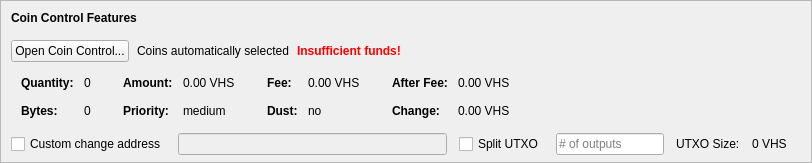
    <widget class="QFrame" name="frameCoinControl">
     <property name="sizePolicy">
      <sizepolicy hsizetype="Expanding" vsizetype="Expanding">
       <horstretch>0</horstretch>
       <verstretch>0</verstretch>
      </sizepolicy>
     </property>
     <property name="maximumSize">
      <size>
       <width>16777215</width>
       <height>16777215</height>
      </size>
     </property>
     <property name="frameShape">
      <enum>QFrame::StyledPanel</enum>
     </property>
     <property name="frameShadow">
      <enum>QFrame::Sunken</enum>
     </property>
     <layout class="QVBoxLayout" name="verticalLayoutCoinControl2">
      <property name="spacing">
       <number>0</number>
      </property>
      <property name="leftMargin">
       <number>0</number>
      </property>
      <property name="topMargin">
       <number>0</number>
      </property>
      <property name="rightMargin">
       <number>0</number>
      </property>
      <property name="bottomMargin">
       <number>6</number>
      </property>
      <item>
       <layout class="QVBoxLayout" name="verticalLayoutCoinControl" stretch="0,0,0,0,1">
        <property name="spacing">
         <number>0</number>
        </property>
        <property name="leftMargin">
         <number>10</number>
        </property>
        <property name="topMargin">
         <number>10</number>
        </property>
        <item>
         <layout class="QHBoxLayout" name="horizontalLayoutCoinControl1">
          <property name="bottomMargin">
           <number>15</number>
          </property>
          <item>
           <widget class="QLabel" name="labelCoinControlFeatures">
            <property name="sizePolicy">
             <sizepolicy hsizetype="Preferred" vsizetype="Maximum">
              <horstretch>0</horstretch>
              <verstretch>0</verstretch>
             </sizepolicy>
            </property>
            <property name="font">
             <font>
              <weight>75</weight>
              <bold>true</bold>
             </font>
            </property>
            <property name="styleSheet">
             <string notr="true">font-weight:bold;</string>
            </property>
            <property name="text">
             <string>Coin Control Features</string>
            </property>
           </widget>
          </item>
         </layout>
        </item>
        <item>
         <layout class="QHBoxLayout" name="horizontalLayoutCoinControl2" stretch="0,0,0,0">
          <property name="spacing">
           <number>8</number>
          </property>
          <property name="bottomMargin">
           <number>10</number>
          </property>
          <item>
           <widget class="QPushButton" name="pushButtonCoinControl">
            <property name="styleSheet">
             <string notr="true"/>
            </property>
            <property name="text">
             <string>Open Coin Control...</string>
            </property>
            <property name="autoDefault">
             <bool>false</bool>
            </property>
           </widget>
          </item>
          <item>
           <widget class="QLabel" name="labelCoinControlAutomaticallySelected">
            <property name="text">
             <string>Coins automatically selected</string>
            </property>
            <property name="margin">
             <number>5</number>
            </property>
           </widget>
          </item>
          <item>
           <widget class="QLabel" name="labelCoinControlInsuffFunds">
            <property name="font">
             <font>
              <weight>75</weight>
              <bold>true</bold>
             </font>
            </property>
            <property name="styleSheet">
             <string notr="true">color:red;font-weight:bold;</string>
            </property>
            <property name="text">
             <string>Insufficient funds!</string>
            </property>
            <property name="margin">
             <number>5</number>
            </property>
           </widget>
          </item>
          <item>
           <spacer name="horizontalSpacerCoinControl">
            <property name="orientation">
             <enum>Qt::Horizontal</enum>
            </property>
            <property name="sizeHint" stdset="0">
             <size>
              <width>40</width>
              <height>1</height>
             </size>
            </property>
           </spacer>
          </item>
         </layout>
        </item>
        <item>
         <widget class="QWidget" name="widgetCoinControl" native="true">
          <property name="sizePolicy">
           <sizepolicy hsizetype="Preferred" vsizetype="Preferred">
            <horstretch>0</horstretch>
            <verstretch>0</verstretch>
           </sizepolicy>
          </property>
          <property name="minimumSize">
           <size>
            <width>0</width>
            <height>0</height>
           </size>
          </property>
          <property name="styleSheet">
           <string notr="true"/>
          </property>
          <layout class="QHBoxLayout" name="horizontalLayoutCoinControl5">
           <property name="leftMargin">
            <number>0</number>
           </property>
           <property name="topMargin">
            <number>0</number>
           </property>
           <property name="rightMargin">
            <number>0</number>
           </property>
           <property name="bottomMargin">
            <number>0</number>
           </property>
           <item>
            <layout class="QHBoxLayout" name="horizontalLayoutCoinControl3" stretch="0,0,0,1">
             <property name="spacing">
              <number>20</number>
             </property>
             <property name="topMargin">
              <number>0</number>
             </property>
             <property name="bottomMargin">
              <number>10</number>
             </property>
             <item>
              <layout class="QFormLayout" name="formLayoutCoinControl1">
               <property name="horizontalSpacing">
                <number>10</number>
               </property>
               <property name="verticalSpacing">
                <number>14</number>
               </property>
               <property name="leftMargin">
                <number>10</number>
               </property>
               <property name="topMargin">
                <number>4</number>
               </property>
               <property name="rightMargin">
                <number>6</number>
               </property>
               <item row="0" column="0">
                <widget class="QLabel" name="labelCoinControlQuantityText">
                 <property name="font">
                  <font>
                   <weight>75</weight>
                   <bold>true</bold>
                  </font>
                 </property>
                 <property name="text">
                  <string>Quantity:</string>
                 </property>
                 <property name="margin">
                  <number>0</number>
                 </property>
                </widget>
               </item>
               <item row="0" column="1">
                <widget class="QLabel" name="labelCoinControlQuantity">
                 <property name="cursor">
                  <cursorShape>IBeamCursor</cursorShape>
                 </property>
                 <property name="contextMenuPolicy">
                  <enum>Qt::ActionsContextMenu</enum>
                 </property>
                 <property name="text">
                  <string notr="true">0</string>
                 </property>
                 <property name="margin">
                  <number>0</number>
                 </property>
                 <property name="textInteractionFlags">
                  <set>Qt::LinksAccessibleByMouse|Qt::TextSelectableByKeyboard|Qt::TextSelectableByMouse</set>
                 </property>
                </widget>
               </item>
               <item row="1" column="0">
                <widget class="QLabel" name="labelCoinControlBytesText">
                 <property name="font">
                  <font>
                   <weight>75</weight>
                   <bold>true</bold>
                  </font>
                 </property>
                 <property name="text">
                  <string>Bytes:</string>
                 </property>
                </widget>
               </item>
               <item row="1" column="1">
                <widget class="QLabel" name="labelCoinControlBytes">
                 <property name="cursor">
                  <cursorShape>IBeamCursor</cursorShape>
                 </property>
                 <property name="contextMenuPolicy">
                  <enum>Qt::ActionsContextMenu</enum>
                 </property>
                 <property name="text">
                  <string notr="true">0</string>
                 </property>
                 <property name="textInteractionFlags">
                  <set>Qt::LinksAccessibleByMouse|Qt::TextSelectableByKeyboard|Qt::TextSelectableByMouse</set>
                 </property>
                </widget>
               </item>
              </layout>
             </item>
             <item>
              <layout class="QFormLayout" name="formLayoutCoinControl2">
               <property name="horizontalSpacing">
                <number>10</number>
               </property>
               <property name="verticalSpacing">
                <number>14</number>
               </property>
               <property name="leftMargin">
                <number>6</number>
               </property>
               <property name="topMargin">
                <number>4</number>
               </property>
               <property name="rightMargin">
                <number>6</number>
               </property>
               <item row="0" column="0">
                <widget class="QLabel" name="labelCoinControlAmountText">
                 <property name="font">
                  <font>
                   <weight>75</weight>
                   <bold>true</bold>
                  </font>
                 </property>
                 <property name="text">
                  <string>Amount:</string>
                 </property>
                 <property name="margin">
                  <number>0</number>
                 </property>
                </widget>
               </item>
               <item row="0" column="1">
                <widget class="QLabel" name="labelCoinControlAmount">
                 <property name="cursor">
                  <cursorShape>IBeamCursor</cursorShape>
                 </property>
                 <property name="contextMenuPolicy">
                  <enum>Qt::ActionsContextMenu</enum>
                 </property>
                 <property name="text">
                  <string notr="true">0.00 VHS</string>
                 </property>
                 <property name="textInteractionFlags">
                  <set>Qt::LinksAccessibleByMouse|Qt::TextSelectableByKeyboard|Qt::TextSelectableByMouse</set>
                 </property>
                </widget>
               </item>
               <item row="1" column="0">
                <widget class="QLabel" name="labelCoinControlPriorityText">
                 <property name="font">
                  <font>
                   <weight>75</weight>
                   <bold>true</bold>
                  </font>
                 </property>
                 <property name="text">
                  <string>Priority:</string>
                 </property>
                </widget>
               </item>
               <item row="1" column="1">
                <widget class="QLabel" name="labelCoinControlPriority">
                 <property name="cursor">
                  <cursorShape>IBeamCursor</cursorShape>
                 </property>
                 <property name="contextMenuPolicy">
                  <enum>Qt::ActionsContextMenu</enum>
                 </property>
                 <property name="text">
                  <string>medium</string>
                 </property>
                 <property name="textInteractionFlags">
                  <set>Qt::LinksAccessibleByMouse|Qt::TextSelectableByKeyboard|Qt::TextSelectableByMouse</set>
                 </property>
                </widget>
               </item>
              </layout>
             </item>
             <item>
              <layout class="QFormLayout" name="formLayoutCoinControl3">
               <property name="horizontalSpacing">
                <number>10</number>
               </property>
               <property name="verticalSpacing">
                <number>14</number>
               </property>
               <property name="leftMargin">
                <number>6</number>
               </property>
               <property name="topMargin">
                <number>4</number>
               </property>
               <property name="rightMargin">
                <number>6</number>
               </property>
               <item row="0" column="0">
                <widget class="QLabel" name="labelCoinControlFeeText">
                 <property name="font">
                  <font>
                   <weight>75</weight>
                   <bold>true</bold>
                  </font>
                 </property>
                 <property name="text">
                  <string>Fee:</string>
                 </property>
                 <property name="margin">
                  <number>0</number>
                 </property>
                </widget>
               </item>
               <item row="0" column="1">
                <widget class="QLabel" name="labelCoinControlFee">
                 <property name="cursor">
                  <cursorShape>IBeamCursor</cursorShape>
                 </property>
                 <property name="contextMenuPolicy">
                  <enum>Qt::ActionsContextMenu</enum>
                 </property>
                 <property name="text">
                  <string notr="true">0.00 VHS</string>
                 </property>
                 <property name="textInteractionFlags">
                  <set>Qt::LinksAccessibleByMouse|Qt::TextSelectableByKeyboard|Qt::TextSelectableByMouse</set>
                 </property>
                </widget>
               </item>
               <item row="1" column="0">
                <widget class="QLabel" name="labelCoinControlLowOutputText">
                 <property name="font">
                  <font>
                   <weight>75</weight>
                   <bold>true</bold>
                  </font>
                 </property>
                 <property name="text">
                  <string>Dust:</string>
                 </property>
                </widget>
               </item>
               <item row="1" column="1">
                <widget class="QLabel" name="labelCoinControlLowOutput">
                 <property name="cursor">
                  <cursorShape>IBeamCursor</cursorShape>
                 </property>
                 <property name="contextMenuPolicy">
                  <enum>Qt::ActionsContextMenu</enum>
                 </property>
                 <property name="text">
                  <string>no</string>
                 </property>
                 <property name="textInteractionFlags">
                  <set>Qt::LinksAccessibleByMouse|Qt::TextSelectableByKeyboard|Qt::TextSelectableByMouse</set>
                 </property>
                </widget>
               </item>
              </layout>
             </item>
             <item>
              <layout class="QFormLayout" name="formLayoutCoinControl4">
               <property name="horizontalSpacing">
                <number>10</number>
               </property>
               <property name="verticalSpacing">
                <number>14</number>
               </property>
               <property name="leftMargin">
                <number>6</number>
               </property>
               <property name="topMargin">
                <number>4</number>
               </property>
               <property name="rightMargin">
                <number>6</number>
               </property>
               <item row="0" column="0">
                <widget class="QLabel" name="labelCoinControlAfterFeeText">
                 <property name="font">
                  <font>
                   <weight>75</weight>
                   <bold>true</bold>
                  </font>
                 </property>
                 <property name="text">
                  <string>After Fee:</string>
                 </property>
                 <property name="margin">
                  <number>0</number>
                 </property>
                </widget>
               </item>
               <item row="0" column="1">
                <widget class="QLabel" name="labelCoinControlAfterFee">
                 <property name="cursor">
                  <cursorShape>IBeamCursor</cursorShape>
                 </property>
                 <property name="contextMenuPolicy">
                  <enum>Qt::ActionsContextMenu</enum>
                 </property>
                 <property name="text">
                  <string notr="true">0.00 VHS</string>
                 </property>
                 <property name="textInteractionFlags">
                  <set>Qt::LinksAccessibleByMouse|Qt::TextSelectableByKeyboard|Qt::TextSelectableByMouse</set>
                 </property>
                </widget>
               </item>
               <item row="1" column="0">
                <widget class="QLabel" name="labelCoinControlChangeText">
                 <property name="font">
                  <font>
                   <weight>75</weight>
                   <bold>true</bold>
                  </font>
                 </property>
                 <property name="text">
                  <string>Change:</string>
                 </property>
                </widget>
               </item>
               <item row="1" column="1">
                <widget class="QLabel" name="labelCoinControlChange">
                 <property name="cursor">
                  <cursorShape>IBeamCursor</cursorShape>
                 </property>
                 <property name="contextMenuPolicy">
                  <enum>Qt::ActionsContextMenu</enum>
                 </property>
                 <property name="text">
                  <string notr="true">0.00 VHS</string>
                 </property>
                 <property name="textInteractionFlags">
                  <set>Qt::LinksAccessibleByMouse|Qt::TextSelectableByKeyboard|Qt::TextSelectableByMouse</set>
                 </property>
                </widget>
               </item>
              </layout>
             </item>
            </layout>
           </item>
          </layout>
         </widget>
        </item>
        <item>
         <layout class="QHBoxLayout" name="horizontalLayoutCoinControl4" stretch="0,0,0,0,0,0,0">
          <property name="spacing">
           <number>12</number>
          </property>
          <property name="sizeConstraint">
           <enum>QLayout::SetDefaultConstraint</enum>
          </property>
          <property name="topMargin">
           <number>5</number>
          </property>
          <property name="rightMargin">
           <number>5</number>
          </property>
          <item>
           <widget class="QCheckBox" name="checkBoxCoinControlChange">
            <property name="toolTip">
             <string>If this is activated, but the change address is empty or invalid, change will be sent to a newly generated address.</string>
            </property>
            <property name="text">
             <string>Custom change address</string>
            </property>
           </widget>
          </item>
          <item>
           <widget class="QValidatedLineEdit" name="lineEditCoinControlChange">
            <property name="enabled">
             <bool>false</bool>
            </property>
            <property name="sizePolicy">
             <sizepolicy hsizetype="Expanding" vsizetype="Fixed">
              <horstretch>0</horstretch>
              <verstretch>0</verstretch>
             </sizepolicy>
            </property>
           </widget>
          </item>
          <item>
           <widget class="QCheckBox" name="splitBlockCheckBox">
            <property name="text">
             <string>Split UTXO</string>
            </property>
           </widget>
          </item>
          <item>
           <widget class="QLineEdit" name="splitBlockLineEdit">
            <property name="sizePolicy">
             <sizepolicy hsizetype="Fixed" vsizetype="Fixed">
              <horstretch>50</horstretch>
              <verstretch>0</verstretch>
             </sizepolicy>
            </property>
            <property name="placeholderText">
             <string># of outputs</string>
            </property>
           </widget>
          </item>
          <item>
           <widget class="QLabel" name="labelBlockSizeText">
            <property name="text">
             <string>UTXO Size:</string>
            </property>
           </widget>
          </item>
          <item>
           <widget class="QLabel" name="labelBlockSize">
            <property name="text">
             <string>0 VHS</string>
            </property>
           </widget>
          </item>
          <item>
           <widget class="QLabel" name="labelCoinControlChangeLabel">
            <property name="sizePolicy">
             <sizepolicy hsizetype="Preferred" vsizetype="Expanding">
              <horstretch>0</horstretch>
              <verstretch>0</verstretch>
             </sizepolicy>
            </property>
            <property name="minimumSize">
             <size>
              <width>0</width>
              <height>0</height>
             </size>
            </property>
            <property name="text">
             <string/>
            </property>
            <property name="margin">
             <number>3</number>
            </property>
           </widget>
          </item>
         </layout>
        </item>
        <item>
         <spacer name="verticalSpacerCoinControl">
          <property name="orientation">
           <enum>Qt::Vertical</enum>
          </property>
          <property name="sizeHint" stdset="0">
           <size>
            <width>800</width>
            <height>1</height>
           </size>
          </property>
         </spacer>
        </item>
       </layout>
      </item>
     </layout>
    </widget>
